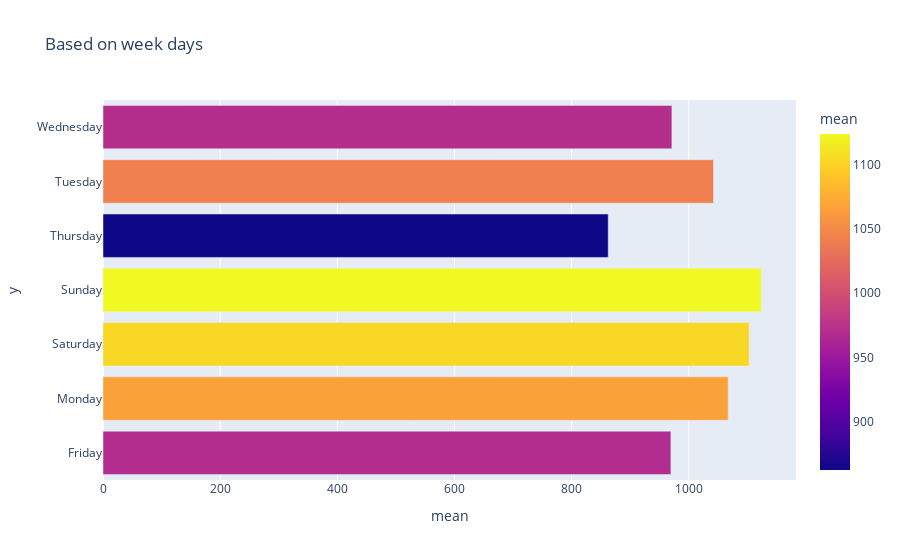

Write notebook code for a chart like this one.
### Code cell
import plotly.express as px

fig = px.bar(df5, x='mean', y=df5.index.sort_values(),hover_data=['mean', df5.index], 
             color='mean',orientation='h',title='Based on week days')
fig.show()

### Figure 1 — Plotly figure (JSON) as saved in the notebook; plotly's stock layout.template omitted (floating-point values rounded to 4 significant figures)
{"data": [{"alignmentgroup": "True", "customdata": [["Friday"], ["Monday"], ["Saturday"], ["Sunday"], ["Thursday"], ["Tuesday"], ["Wednesday"]], "hovertemplate": "mean=%{marker.color}<br>y=%{y}<br>days=%{customdata[0]}<extra></extra>", "legendgroup": "", "marker": {"color": [969.4, 1067.0, 1103.0, 1124.0, 862.4, 1042.0, 971.1], "coloraxis": "coloraxis", "pattern": {"shape": ""}}, "name": "", "offsetgroup": "", "orientation": "h", "showlegend": false, "textposition": "auto", "type": "bar", "x": [969.4, 1067.0, 1103.0, 1124.0, 862.4, 1042.0, 971.1], "xaxis": "x", "y": ["Friday", "Monday", "Saturday", "Sunday", "Thursday", "Tuesday", "Wednesday"], "yaxis": "y"}], "layout": {"barmode": "relative", "coloraxis": {"colorbar": {"title": {"text": "mean"}}, "colorscale": [[0, "#0d0887"], [0.1111, "#46039f"], [0.2222, "#7201a8"], [0.3333, "#9c179e"], [0.4444, "#bd3786"], [0.5556, "#d8576b"], [0.6667, "#ed7953"], [0.7778, "#fb9f3a"], [0.8889, "#fdca26"], [1, "#f0f921"]]}, "legend": {"tracegroupgap": 0}, "title": {"text": "Based on week days"}, "xaxis": {"anchor": "y", "domain": [0, 1], "title": {"text": "mean"}}, "yaxis": {"anchor": "x", "domain": [0, 1], "title": {"text": "y"}}}}
